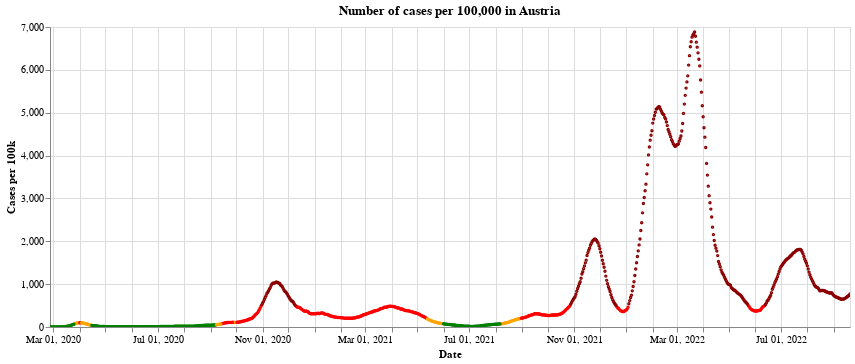

Notebook source saved alongside this figure:
### Markdown cell above
Here is a historical plot of the 'traffic light colours' in Austria, as defined by the [European Centre for Disease Prevention and Control](https://www.ecdc.europa.eu/en/covid-19/situation-updates/weekly-maps-coordinated-restriction-free-movement). See also my other post about the traffic light system for countries in the UK [here](https://idjotherwise.github.io/nlp-otherwise/covid/2021/05/06/ecdc-trafficlight.html), where I show what the rules are for the different traffic lights.

Notice how long Austria was in the 'Red' (and 'Dark red') between September and May - almost 6 months!

### Code cell
#collapse


base = alt.Chart(full_data.query("BundeslandID==10")).mark_point(size=2).encode(
    x=alt.X("yearmonthdate(Time):T", axis=alt.Axis(title='Date')),
    y=alt.Y("TwoWeeklyCasesRate:Q",
            axis=alt.Axis(title='Cases per 100k')),
    tooltip=['Time:T','TwoWeeklyCasesRate:Q', 'Positivity:Q']
).properties(
    title='Number of cases per 100,000 in Austria', width=800
)

chart_to_show = alt.layer(
        base.encode(color=alt.condition((alt.datum.Positivity < 4) &
                                        (alt.datum.TwoWeeklyCasesRate >= 75) &
                                        (alt.datum.TwoWeeklyCasesRate < 200),
                                            alt.ColorValue('orange'),
                                            alt.ColorValue('red')
                                           ),
                    opacity=alt.condition((alt.datum.TwoWeeklyCasesRate >= 75) &
                                              (alt.datum.TwoWeeklyCasesRate < 500),
                                              alt.value(1),
                                              alt.value(0)
                                             )
                   ),
        base.encode(color=alt.value('darkred'),
                    opacity=alt.condition(alt.datum.TwoWeeklyCasesRate >= 500,
                                              alt.value(1),
                                              alt.value(0)
                                             )
                   ),
        base.encode(color=alt.condition((alt.datum.Positivity < 4) &
                                        (alt.datum.TwoWeeklyCasesRate < 50),
                                        alt.ColorValue('green'),
                                        alt.ColorValue('orange')
                                       ),
                    opacity=alt.condition((alt.datum.TwoWeeklyCasesRate < 75) &
                                          (alt.datum.Positivity >= 1),
                                          alt.value(1),
                                          alt.value(0)
                                         )
                   ),
        base.encode(color=alt.ColorValue('green'),
                opacity=alt.condition((alt.datum.TwoWeeklyCasesRate < 75) & (alt.datum.Positivity < 1),
                                      alt.value(1),
                                      alt.value(0)
                                     )
               )
    )

chart_to_show.interactive()

### Figure 1 — Vega-Lite specification as saved in the notebook (floating-point values rounded to 4 significant figures; data arrays with more than 128 entries replaced by an {"elided": "..."} marker saying what was removed)
{"config": {"view": {"continuousWidth": 400, "continuousHeight": 300}}, "layer": [{"mark": {"type": "point", "size": 2}, "encoding": {"color": {"condition": {"value": "orange", "test": "(((datum.Positivity < 4) && (datum.TwoWeeklyCasesRate >= 75)) && (datum.TwoWeeklyCasesRate < 200))"}, "value": "red"}, "opacity": {"condition": {"value": 1, "test": "((datum.TwoWeeklyCasesRate >= 75) && (datum.TwoWeeklyCasesRate < 500))"}, "value": 0}, "tooltip": [{"type": "temporal", "field": "Time"}, {"type": "quantitative", "field": "TwoWeeklyCasesRate"}, {"type": "quantitative", "field": "Positivity"}], "x": {"type": "temporal", "axis": {"title": "Date"}, "field": "Time", "timeUnit": "yearmonthdate"}, "y": {"type": "quantitative", "axis": {"title": "Cases per 100k"}, "field": "TwoWeeklyCasesRate"}}, "selection": {"selector001": {"type": "interval", "bind": "scales", "encodings": ["x", "y"]}}, "title": "Number of cases per 100,000 in Austria", "width": 800}, {"mark": {"type": "point", "size": 2}, "encoding": {"color": {"value": "darkred"}, "opacity": {"condition": {"value": 1, "test": "(datum.TwoWeeklyCasesRate >= 500)"}, "value": 0}, "tooltip": [{"type": "temporal", "field": "Time"}, {"type": "quantitative", "field": "TwoWeeklyCasesRate"}, {"type": "quantitative", "field": "Positivity"}], "x": {"type": "temporal", "axis": {"title": "Date"}, "field": "Time", "timeUnit": "yearmonthdate"}, "y": {"type": "quantitative", "axis": {"title": "Cases per 100k"}, "field": "TwoWeeklyCasesRate"}}, "title": "Number of cases per 100,000 in Austria", "width": 800}, {"mark": {"type": "point", "size": 2}, "encoding": {"color": {"condition": {"value": "green", "test": "((datum.Positivity < 4) && (datum.TwoWeeklyCasesRate < 50))"}, "value": "orange"}, "opacity": {"condition": {"value": 1, "test": "((datum.TwoWeeklyCasesRate < 75) && (datum.Positivity >= 1))"}, "value": 0}, "tooltip": [{"type": "temporal", "field": "Time"}, {"type": "quantitative", "field": "TwoWeeklyCasesRate"}, {"type": "quantitative", "field": "Positivity"}], "x": {"type": "temporal", "axis": {"title": "Date"}, "field": "Time", "timeUnit": "yearmonthdate"}, "y": {"type": "quantitative", "axis": {"title": "Cases per 100k"}, "field": "TwoWeeklyCasesRate"}}, "title": "Number of cases per 100,000 in Austria", "width": 800}, {"mark": {"type": "point", "size": 2}, "encoding": {"color": {"value": "green"}, "opacity": {"condition": {"value": 1, "test": "((datum.TwoWeeklyCasesRate < 75) && (datum.Positivity < 1))"}, "value": 0}, "tooltip": [{"type": "temporal", "field": "Time"}, {"type": "quantitative", "field": "TwoWeeklyCasesRate"}, {"type": "quantitative", "field": "Positivity"}], "x": {"type": "temporal", "axis": {"title": "Date"}, "field": "Time", "timeUnit": "yearmonthdate"}, "y": {"type": "quantitative", "axis": {"title": "Cases per 100k"}, "field": "TwoWeeklyCasesRate"}}, "title": "Number of cases per 100,000 in Austria", "width": 800}], "data": {"name": "data-b2776b1d9d541760bdf7c36de59abc49"}, "$schema": "https://vega.github.io/schema/vega-lite/v4.8.1.json", "datasets": {"data-b2776b1d9d541760bdf7c36de59abc49": {"elided": "938 records"}}}
